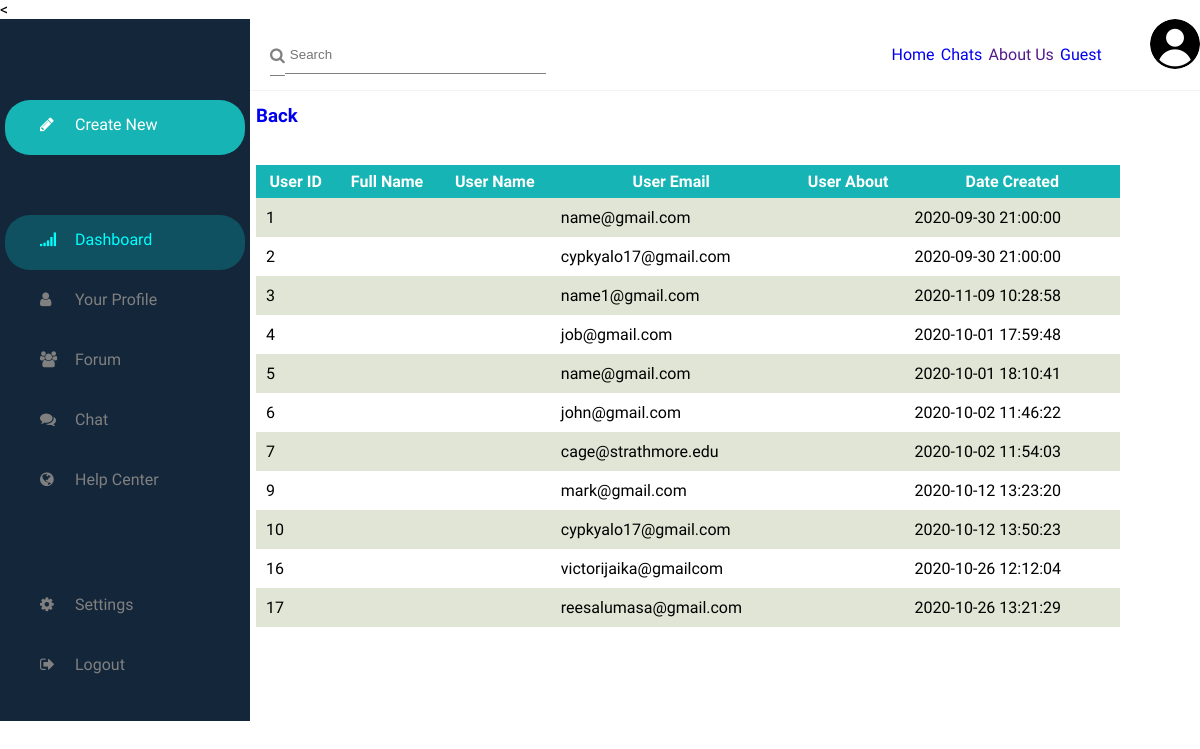
Before: /Forum/Admin/common.php?name=users with the older database file.
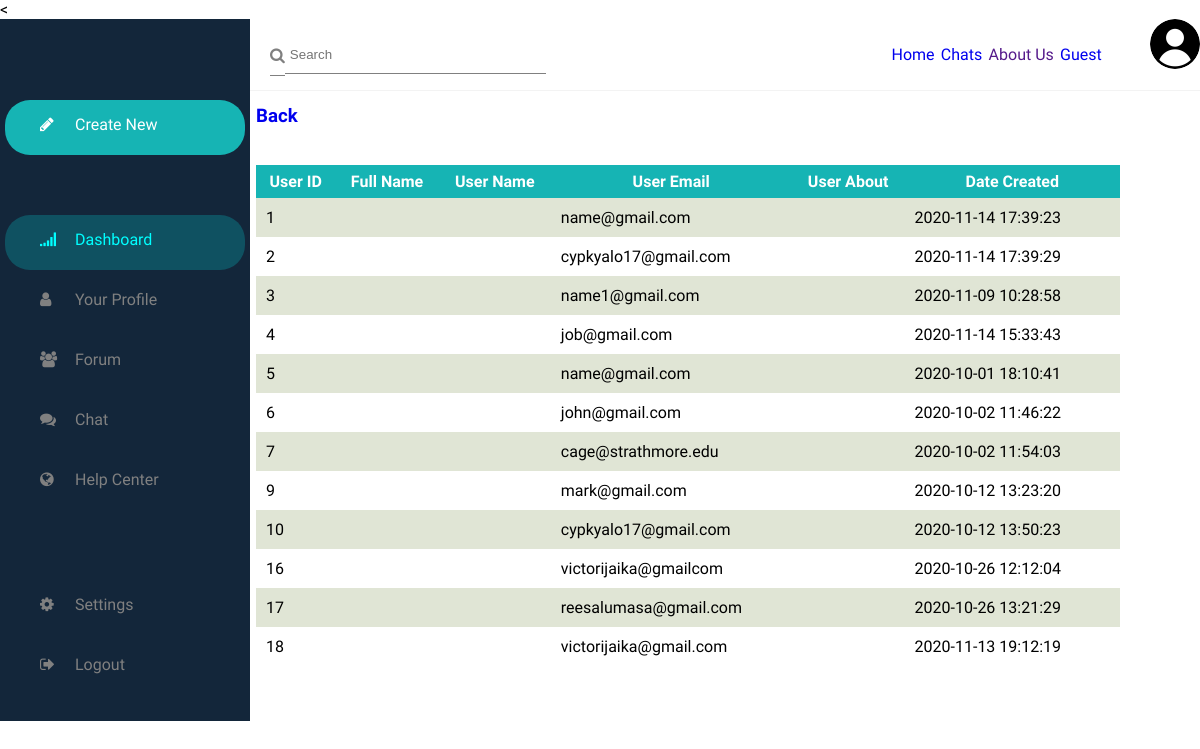
After: the same page with the newer database file.
### tables this page shows
CREATE TABLE `users` (
  `user_id` int(11) NOT NULL,
  `first_name` text NOT NULL,
  `last_name` text NOT NULL,
  `user_email` text NOT NULL,
  `user_password` text NOT NULL,
  `date_created` timestamp NOT NULL DEFAULT CURRENT_TIMESTAMP ON UPDATE CURRENT_TIMESTAMP,
  `status` text NOT NULL
);

### src/auth/db_connect.php (called while the page is built, shortened)
<?php
function getData($result){
	$rows = array();
	if(!$result){
	} else{
	if(mysqli_num_rows($result) > 0){
		while($row = mysqli_fetch_assoc($result)){
			$rows[] = $row;
		}
		return $rows;
		}else{
		}
	}
}
?>

### Forum/Admin/common.php (the view, shortened to what this page needs)
<!DOCTYPE html>
<html>
<head>
    <link rel="stylesheet" href="style.css">
    <link rel="stylesheet" href="../../assets/css/style.css">
    <link rel="stylesheet" href="https://stackpath.bootstrapcdn.com/font-awesome/4.7.0/css/font-awesome.min.css">
</head>
<body>
<
    <div class="container">
        <div class="side-nav-bar">
            <ul class="chat-side-nav">
              <a href="#exampleModal-4" data-toggle="modal" data-target="#exampleModal-4" data-whatever="@fat" id="create-user"><li id="create-chat"><i class="fa fa-pencil side-nav" aria-hidden="true" ></i>Create New</li></a>
                <li class="side-links" style="background-color: rgba(0, 255, 255, 0.2);"><a href="admin_dashboard.php" style="color: #00ffff;"><i class="fa fa-signal side-nav" aria-hidden="true"></i>Dashboard</a></li>
                <li class="side-links"><a href="../User/profile.php"><i class="fa fa-user side-nav" aria-hidden="true"></i>Your Profile</a></li>
                <li class="side-links"><a href="../User/forum.php"><i class="fa fa-users side-nav" aria-hidden="true"></i>Forum</a></li>
                <li class="side-links"><a href="../User/chat.php"><i class="fa fa-comments side-nav" aria-hidden="true"></i>Chat</a></li>
                <li class="side-links"><a href="help_center.php"><i class="fa fa-globe side-nav" aria-hidden="true"></i>Help Center</a></li>
                <li class="side-links cog"><a href=""><i class="fa fa-cog side-nav" aria-hidden="true"></i>Settings</a></li>
                <li class="side-links"><a href="auth/test_auth.php?logout='1"><i class="fa fa-sign-out side-nav" aria-hidden="true"></i>Logout</a></li>
            </ul>
        </div>
        <div class="main" style="width: 83%;">
          <?php include '../User/top_nav.php'; ?>
        </div>
    </div>
    <h3 style="margin-left: 16rem; margin-top: -39rem;"><a href="admin_dashboard.php">Back</a></h3>
    <?php
    include_once '../../src/auth/db_connect.php';
    $link = connect();
    $name = $_GET['name'];
    switch ($name) {
        case 'users':
            $query = "SELECT * FROM users";
            $result = mysqli_query($link, $query);
            $res = getData($result);
            ?>
            <div class="users">
            <table>
                <thead>
                    <tr>
                        <th>User ID</th>
                        <th>Full Name</th>
                        <th>User Name</th>
                        <th>User Email</th>
                        <th>User About</th>
                        <th>Date Created</th>
                    </tr>
                </thead>
                <tbody>
                    <?php
                        foreach ($res as $key => $value) {?>
                            <tr>
                                <td><?php echo $value['user_id']?></td>
                                <td><?php echo $value['full_name']?></td>
                                <td><?php echo $value['user_name']?></td>
                                <td><?php echo $value['user_email']?></td>
                                <td><?php echo $value['user_about']?></td>
                                <td><div style="width: 10rem;"><?php echo $value['date_created']?></div></td>
                            </tr>
                        <?php
                        }
                    ?>
                </tbody>
            </table>
        </div>
        <?php
            break;
            ?>
        <?php
    }
    ?>
</body>
</html>

### Forum/User/top_nav.php (shortened to what this page needs)
    <div class="top-nav" style="border-bottom: 1px solid rgba(192, 192, 192, 0.2);">
            <i class="fa fa-search" aria-hidden="true"></i>
            <input id="search" type="text" placeholder="Search" class="search-bar">
            <ul class="chat-top-nav">
                <li class="top-links"><a href="../../index.php">Home</a></li>
                <li class="top-links"><a href="Chat/chat.php">Chats</a></li>
                <li class="top-links"><a href="">About Us</a></li>
<li class="top-links"><a href=""><?php if (isset($_SESSION['username'])) {
echo $_SESSION['username'];
} else {
echo '<a href="auth/login.php">Guest</a>';
} ?></a></li>
            </ul>
            <img width="50px" height="50px" src="../../assets/img/user.png" alt="User Profile" class="session-profile">
    </div>

### assets/css/style.css (style rules this page uses)
body { margin: auto; font-family: 'Josefin Sans', sans-serif; }
.container { height: 710px; }
.session-profile { border-radius: 50%; margin-left: 35px; }
.chat-top-nav { list-style: none; display: flex; padding: 10px; width: 250px; margin-left: 35%; }
a { text-decoration: none; }
.top-links { margin-left: auto; margin-right: auto; }
.fa-search { margin-left: 20px; height: 28px; padding-top: 13px; border-bottom: 1px solid gray; color: gray; margin-top: 15px; }
.search-bar { height: 40px; margin-top: 15px; padding-bottom: 0px; width: 300px; border: none; border-bottom: 1px solid gray; padding-left: 5px; }
.container, .top-nav, .chat-area { display: flex; }
.side-links { border-radius: 25px; padding-top: 15px; margin-bottom: 5px; }
.side-links a { color: gray; }
.side-nav-bar { width: 250px; background-color: #13263a; position: fixed; }
.chat-side-nav { list-style: none; padding: 5px; }
.side-nav { width: 25px; margin-right: 10px; margin-bottom: 25px; padding-left: 35px; height: 14px; }
#create-chat { margin-top: 60px; margin-bottom: 60px; border-radius: 25px; padding-top: 15px; background-color: rgba(22, 180, 180); color: white; }
.cog { margin-top: 70px; }
.main { height: 710px; margin-left: 250px; }
.users { margin-top: -1rem; margin-left: 15rem; text-align: center; border-collapse: collapse; }
.users table { width: 90%; margin-left: 1rem; margin-top: 1rem; border-collapse: collapse; }
.users table thead tr th { margin: 2rem; background-color: rgba(22, 180, 180); color: #fff; padding: 7px; }
.users table tbody td { padding: 10px; }
.users table td { margin-right: groove; }
table tbody tr:nth-child(odd) { background-color: #e0e5d5; }

Changed rows visible on the page:
changed users id 1: date_created "2020-09-30 21:00:00" → "2020-11-14 17:39:23"
changed users id 2: date_created "2020-09-30 21:00:00" → "2020-11-14 17:39:29"
changed users "job@gmail.com": date_created "2020-10-01 17:59:48" → "2020-11-14 15:33:43"
added users: user_id "18", user_email "victorijaika@gmail.com", date_created "2020-11-13 19:12:19"
